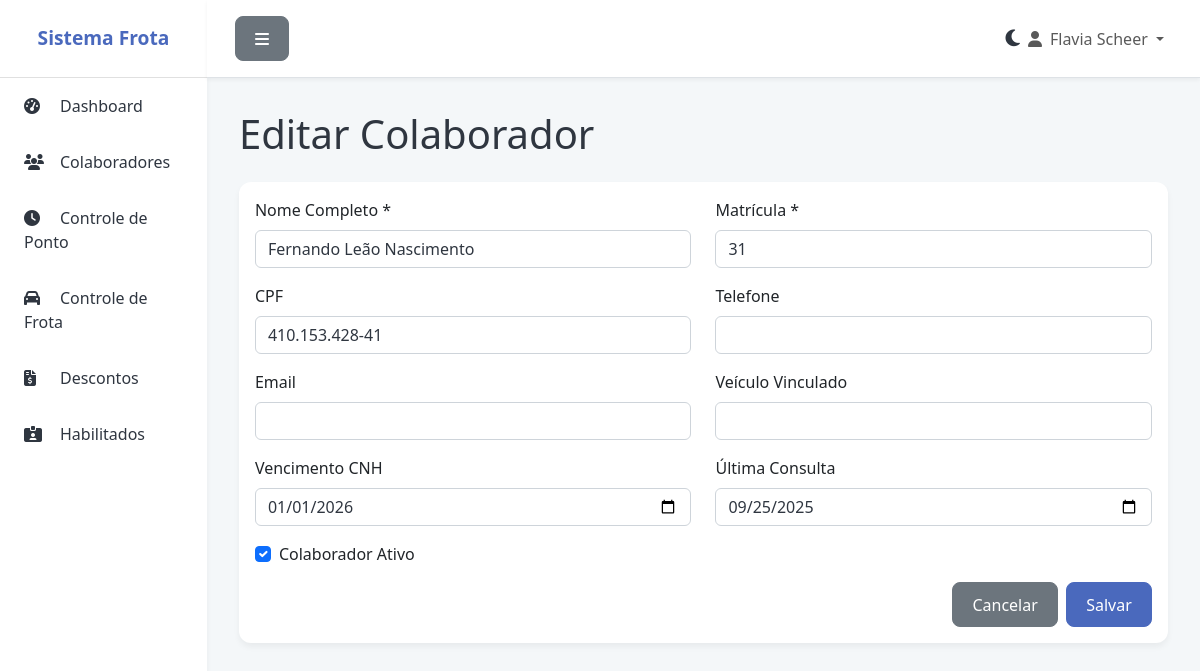
The app's page /colaborador/editar/1 (signed in), older data.
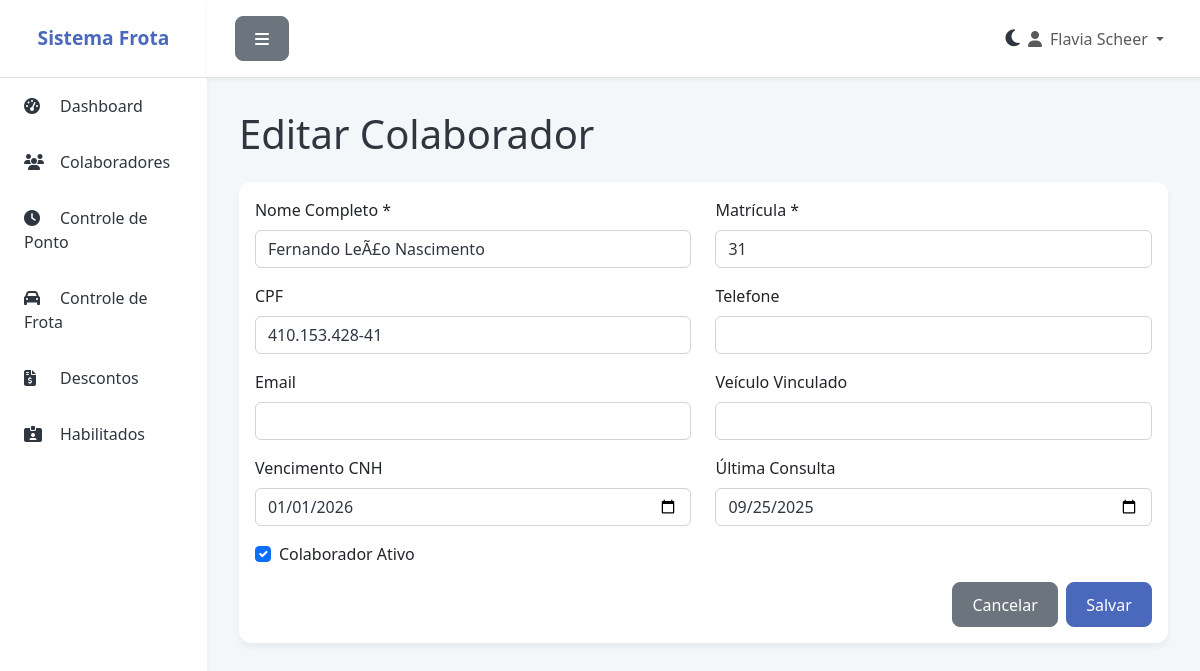
The same page, newer data.
### app.py (models this page shows)
class Colaborador(db.Model):
    id = db.Column(db.Integer, primary_key=True)
    nome = db.Column(db.String(100), nullable=False)
    matricula = db.Column(db.String(50), unique=True, nullable=False)
    cpf = db.Column(db.String(14), unique=True)
    telefone = db.Column(db.String(20))
    email = db.Column(db.String(120))
    veiculo_vinculado = db.Column(db.String(20))
    ativo = db.Column(db.Boolean, default=True)
    vencimento_cnh = db.Column(db.Date)
    ultima_consulta = db.Column(db.Date)
    criado_em = db.Column(db.DateTime, default=datetime.utcnow)
    pontos = db.relationship('Ponto', backref='colaborador', lazy=True, cascade='all, delete-orphan')
    frotas = db.relationship('Frota', backref='motorista_obj', lazy=True)
    descontos = db.relationship('Desconto', backref='colaborador', lazy=True)

### app.py (the view, shortened to what this page needs)
@app.route('/colaborador/editar/<int:id>', methods=['GET', 'POST'])
@login_required
def editar_colaborador(id):
    colaborador = Colaborador.query.get_or_404(id)
    return render_template('colaborador_form.html', colaborador=colaborador)

### app.py (called while the page is built, shortened)
@login_manager.user_loader
def load_user(user_id):
    return Usuario.query.get(int(user_id))

@app.before_request
def create_tables():
    db.create_all()

### templates/colaborador_form.html (shortened to what this page needs)
{% extends "base.html" %}
{% block content %}
<h1 class="mb-4">{% if colaborador %}Editar Colaborador{% else %}Novo Colaborador{% endif %}</h1>
<div class="card">
    <div class="card-body">
        <form method="POST">
            <div class="row">
                <div class="col-md-6 mb-3">
                    <label for="nome" class="form-label">Nome Completo *</label>
                    <input type="text" class="form-control" id="nome" name="nome" value="{{ colaborador.nome if colaborador }}" required>
                </div>
                <div class="col-md-6 mb-3">
                    <label for="matricula" class="form-label">Matrícula *</label>
                    <input type="text" class="form-control" id="matricula" name="matricula" value="{{ colaborador.matricula if colaborador }}" required>
                </div>
            </div>
            <div class="row">
                <div class="col-md-6 mb-3">
                    <label for="cpf" class="form-label">CPF</label>
                    <input type="text" class="form-control" id="cpf" name="cpf" value="{{ colaborador.cpf if colaborador }}">
                </div>
                <div class="col-md-6 mb-3">
                    <label for="telefone" class="form-label">Telefone</label>
                    <input type="text" class="form-control" id="telefone" name="telefone" value="{{ colaborador.telefone if colaborador }}">
                </div>
            </div>
            <div class="row">
                 <div class="col-md-6 mb-3">
                    <label for="email" class="form-label">Email</label>
                    <input type="email" class="form-control" id="email" name="email" value="{{ colaborador.email if colaborador }}">
                </div>
                <div class="col-md-6 mb-3">
                    <label for="veiculo_vinculado" class="form-label">Veículo Vinculado</label>
                    <input type="text" class="form-control" id="veiculo_vinculado" name="veiculo_vinculado" value="{{ colaborador.veiculo_vinculado if colaborador }}">
                </div>
            </div>
            <div class="row">
                <div class="col-md-6 mb-3">
                    <label for="vencimento_cnh" class="form-label">Vencimento CNH</label>
                    <input type="date" class="form-control" id="vencimento_cnh" name="vencimento_cnh" value="{{ colaborador.vencimento_cnh.strftime('%Y-%m-%d') if colaborador and colaborador.vencimento_cnh else '' }}">
                </div>
                <div class="col-md-6 mb-3">
                    <label for="ultima_consulta" class="form-label">Última Consulta</label>
                    <input type="date" class="form-control" id="ultima_consulta" name="ultima_consulta" value="{{ colaborador.ultima_consulta.strftime('%Y-%m-%d') if colaborador and colaborador.ultima_consulta else '' }}">
                </div>
            </div>
             {% if colaborador %}
            <div class="form-check mb-3">
                <input class="form-check-input" type="checkbox" id="ativo" name="ativo" {% if colaborador.ativo %}checked{% endif %}>
                <label class="form-check-label" for="ativo">
                    Colaborador Ativo
                </label>
            </div>
            {% endif %}
            <div class="d-flex justify-content-end">
                <a href="{{ url_for('colaboradores') }}" class="btn btn-secondary me-2">Cancelar</a>
                <button type="submit" class="btn btn-primary">Salvar</button>
            </div>
        </form>
    </div>
</div>
{% endblock %}

Row changes from the older to the newer data that the page shows:
changed Colaborador: nome "Fernando Leão Nascimento" → "Fernando LeÃ£o Nascimento"
